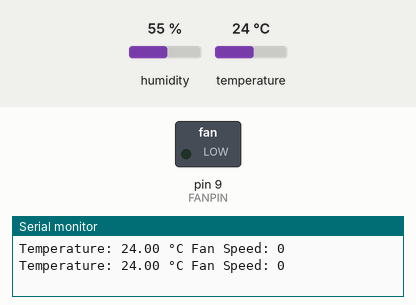
Simulated run of this sketch. Board: Arduino Uno, built with avr-gcc and run on an emulated ATmega328P. Shown: switched loads named in the sketch (green lamp = pin HIGH), the last lines printed to the serial monitor. The inputs (shaded band) are chosen by the test bench; at power-on: temperature 24 °C, humidity 55 %.

Above: at 2.8 s.
2.9 s: temperature set to 33 °C
At 5.2 s:
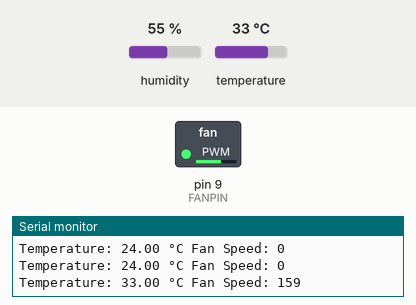
5.6 s: temperature set to 41 °C
At 6.6 s:
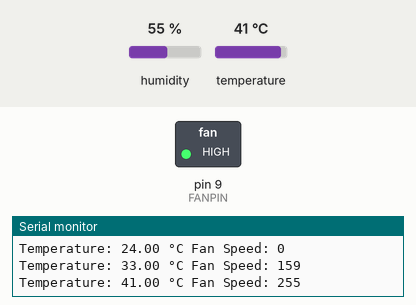
Timing chart, 0 to 8.6 s (numbered marks = the images above; inputs shaded):
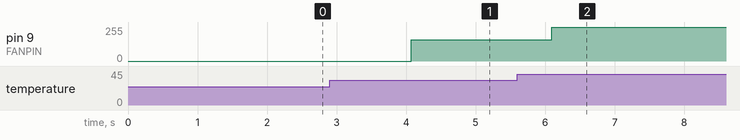

Measured:
- after the input at 2.9 s, pin 9 (FANPIN): 0/255 → 159/255 after 1.2 s
- after the input at 5.6 s, pin 9 (FANPIN): 159/255 → 255/255 after 0.50 s

The sketch:

Fan_speed_control.ino
```cpp
#include <DHT.h>

#define DHTPIN 3      // Pin where the DHT sensor is connected
#define DHTTYPE DHT11 // Change to DHT22 if using a different sensor
#define FANPIN 9      // PWM pin for Fan

DHT dht(DHTPIN, DHTTYPE);

void setup() {
    Serial.begin(9600);
    dht.begin();
    pinMode(FANPIN, OUTPUT);
}

void loop() {
    float temperature = dht.readTemperature(); // Read temperature in Celsius

    if (isnan(temperature)) { // Check for sensor reading errors
        Serial.println("Failed to read from DHT sensor!");
        return;
    }

    Serial.print("Temperature: ");
    Serial.print(temperature);
    Serial.print(" °C");

    // Map temperature to fan speed (0-255)
    int speed = map(temperature, 28, 36, 0, 255); // Adjust range as needed
    speed = constrain(speed, 0, 255); // Keep within valid PWM range

    analogWrite(FANPIN, speed); // Set fan speed

    // Display speed level
    Serial.print(" Fan Speed: ");
    Serial.println(speed);

    delay(2000); // Wait before next reading
}
```
